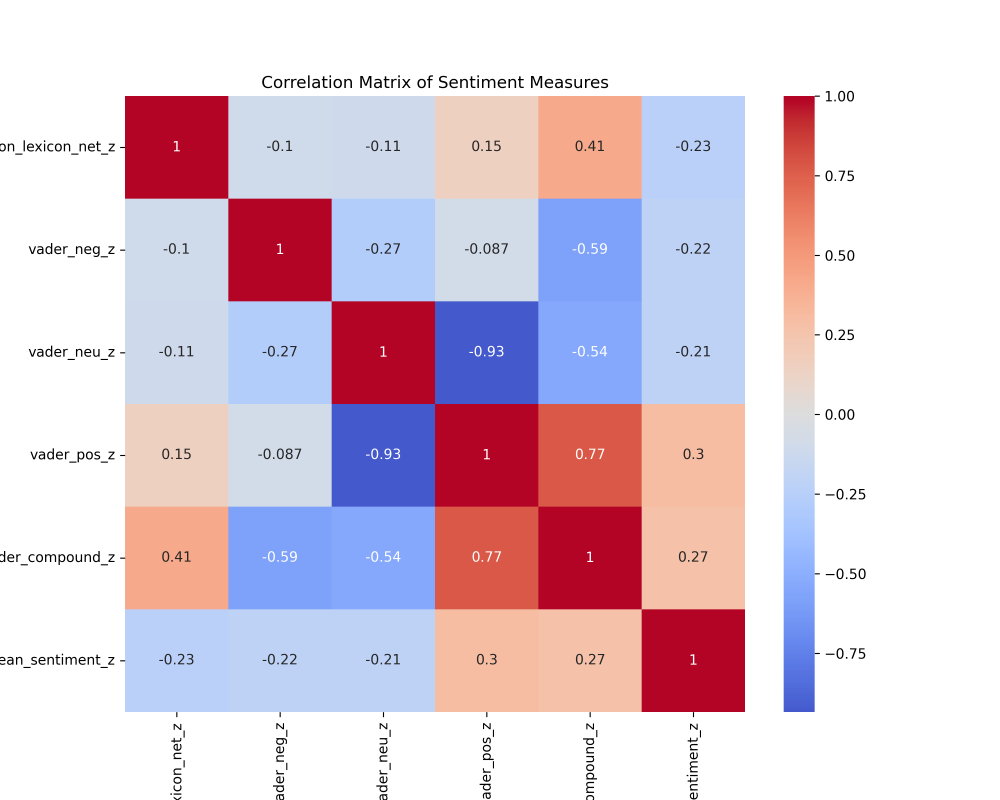
#> input picture data/_i_know_you_re_not_thinking_donald_trump_mocks_abc_reporter/correlation_matrix.png, 3000 x 2400 px (shown at 1/3 size)
$ python -i video_processing.py   (imports and definitions only)
#> lines starting #> are read from the running program, lines starting #| are printed output that depends on the picture
#> further down, picture is the input picture: shape (2400, 3000, 3); mean B, G, R 215.7, 202.5, 220.8
from pathlib import Path
import tempfile

import cv2


def _extract_slide_region(frame):
    height, width = frame.shape[:2]
#> height = 2400; width = 3000

    top = int(height * 0.12)
#> top = 288
    bottom = int(height * 0.90)
#> bottom = 2160
    left = int(width * 0.06)
#> left = 180
    right = int(width * 0.94)
#> right = 2820

    cropped = frame[top:bottom, left:right]
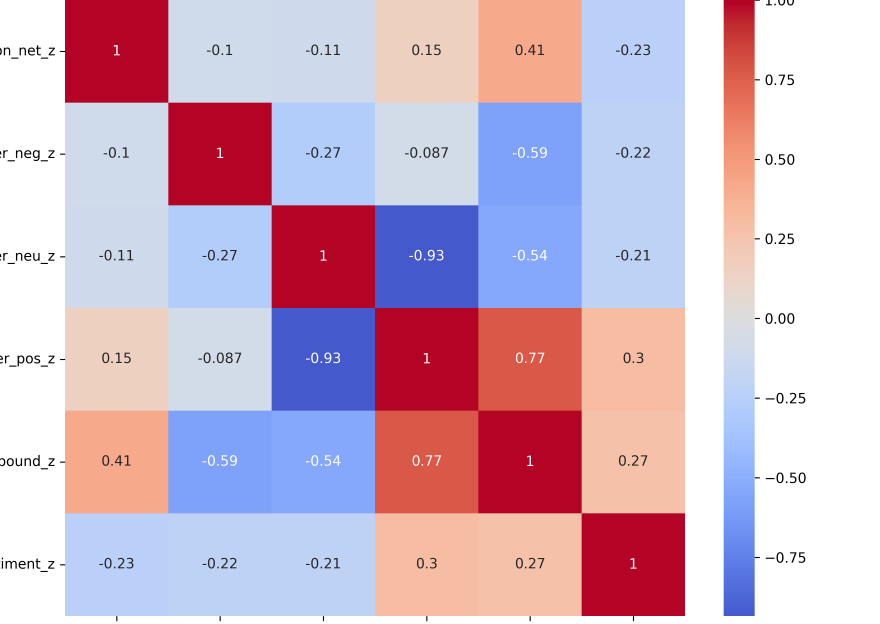
#> cropped: shape (1872, 2640, 3) (shown at 1/3 size); mean B, G, R 199.2, 180, 206.6
    if cropped.size == 0:
        return frame

    return cropped


def _prepare_comparison_frame(frame):
    slide_region = _extract_slide_region(frame)
    gray = cv2.cvtColor(slide_region, cv2.COLOR_BGR2GRAY)
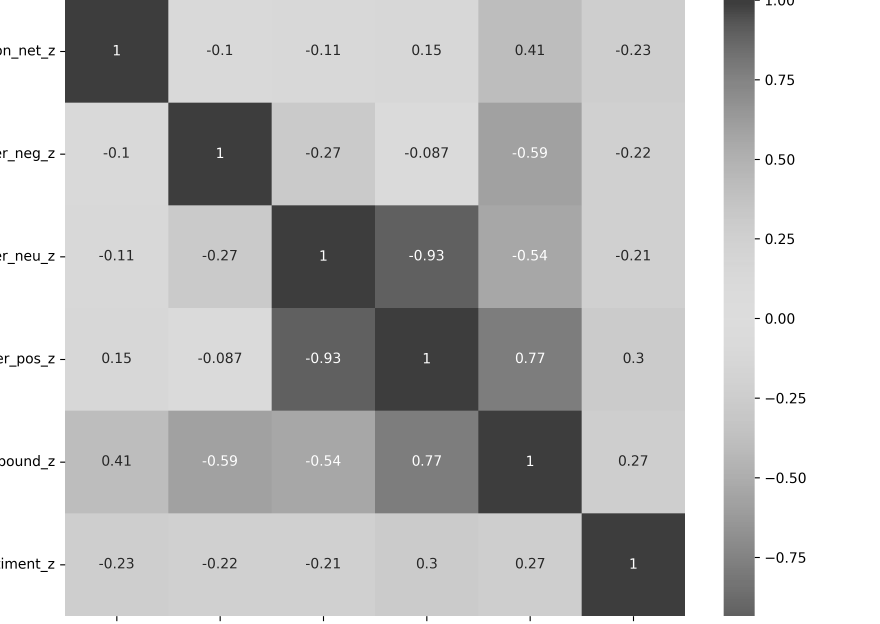
#> gray: shape (1872, 2640) (shown at 1/3 size); min 0, max 255, mean 190.2
    gray = cv2.GaussianBlur(gray, (5, 5), 0)
    return cv2.resize(gray, (480, 270))
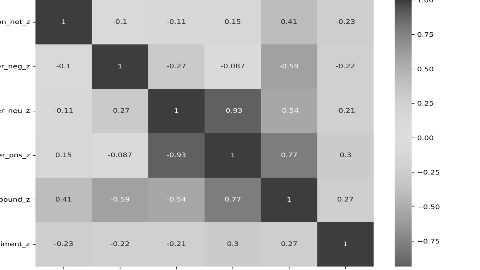
#> returned value: shape (270, 480); min 7, max 255, mean 190.2


# [79 lines left out: functions _frame_change_score, extract_unique_frames, not called in this run]

>>> import cv2
>>> picture = cv2.imread('../../data/_i_know_you_re_not_thinking_donald_trump_mocks_abc_reporter/correlation_matrix.png')
>>> result = _prepare_comparison_frame(picture)
